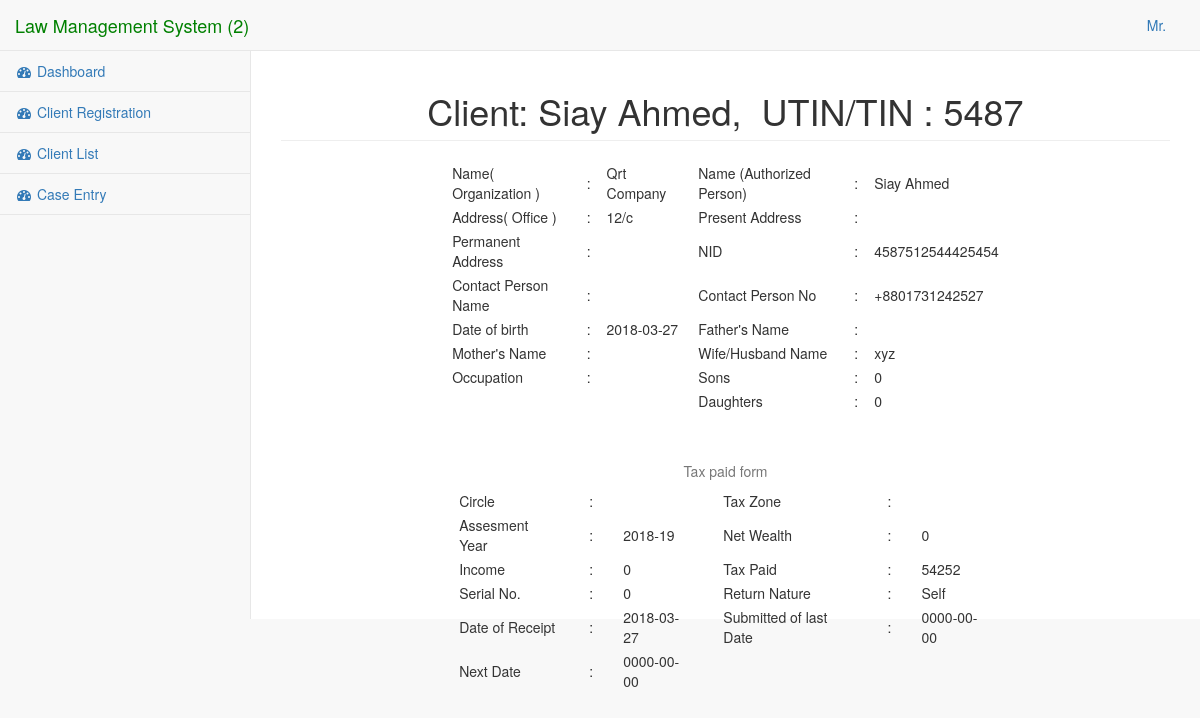
The app's page /user/record.php?id=26&utin=5487 (signed in) with its own data.
### tables this page shows
CREATE TABLE `clients` (
  `c_id` int(11) NOT NULL,
  `ad_id` int(11) NOT NULL,
  `tin` varchar(100) NOT NULL,
  `name_org` varchar(100) NOT NULL,
  `name_per` varchar(100) NOT NULL,
  `add_off` varchar(100) NOT NULL,
  `add_pre` varchar(100) NOT NULL,
  `add_per` varchar(100) NOT NULL,
  `cont_name` varchar(100) NOT NULL,
  `cont_no` varchar(100) NOT NULL,
  `nid` varchar(100) NOT NULL,
  `birth_date` date NOT NULL,
  `name_fat` varchar(100) NOT NULL,
  `name_mot` varchar(100) NOT NULL,
  `name_fia` varchar(100) NOT NULL,
  `occ` varchar(100) NOT NULL,
  `son` int(11) NOT NULL,
  `dau` int(11) NOT NULL
);

CREATE TABLE `taxes` (
  `t_id` int(11) NOT NULL,
  `tin` int(11) NOT NULL,
  `circle` varchar(100) NOT NULL,
  `tax_zone` varchar(100) NOT NULL,
  `ass_year` varchar(100) NOT NULL,
  `net_wealth` double NOT NULL,
  `income` double NOT NULL,
  `tax_paid` double NOT NULL,
  `rec_date` date NOT NULL,
  `serial` int(11) NOT NULL,
  `return_nat` varchar(100) NOT NULL,
  `sub_last_date` date NOT NULL,
  `next_date` date NOT NULL
);

### user/record.php (the view, shortened to what this page needs)
<?php include('session.php'); ?>
<!DOCTYPE html>
<html lang="en">
<head>
    <link href="vendor/bootstrap/css/bootstrap.min.css" rel="stylesheet">
    <link href="vendor/metisMenu/metisMenu.min.css" rel="stylesheet">
    <link href="dist/css/sb-admin-2.css" rel="stylesheet">
    <link href="vendor/morrisjs/morris.css" rel="stylesheet">
    <link href="vendor/font-awesome/css/font-awesome.min.css" rel="stylesheet" type="text/css">
</head>
<body>
    <div id="wrapper">
		<?php include ('include/navbar.php'); ?>
        <div id="page-wrapper">
            <div class="row">
                <div class="col-lg-12">
                    <?php
                        $tax_id = $_GET['id'];
                        $utin = $_GET['utin'];
                        $query = "select * from clients where tin = '$utin' ";
                        $result = mysqli_query($conn,$query);
                        $row = mysqli_fetch_assoc($result);
                    ?>
                    <h1 class="page-header" style="text-align:center">Client: <?=$row['name_per']?>&#44;&nbsp;&nbsp;UTIN/TIN : <?=$row['tin']?></h1>
                </div>
            </div>
            <div class="col-md-2"></div>
            <div class="col-md-8">
            <table id="det">
                <tr><td>Name( Organization )</td><td>:</td><td><?=$row['name_org']?></td><td>Name (Authorized Person)</td><td>:</td><td><?=$row['name_per']?></td></tr>
                <tr><td>Address( Office )</td><td>:</td><td><?=$row['add_off']?></td><td>Present Address</td><td>:</td><td><?=$row['add_pre']?></td></tr>
                <tr><td>Permanent Address</td><td>:</td><td><?=$row['add_per']?></td><td>NID</td><td>:</td><td><?=$row['nid']?></td></tr>
                <tr><td>Contact Person Name</td><td>:</td><td><?=$row['cont_name']?></td><td>Contact Person No</td><td>:</td><td><?=$row['cont_no']?></td></tr>
                <tr><td>Date of birth</td><td>:</td><td><?=$row['birth_date']?></td><td>Father's Name</td><td>:</td><td><?=$row['name_fat']?></td></tr>
                <tr><td>Mother's Name</td><td>:</td><td><?=$row['name_mot']?></td><td>Wife/Husband Name</td><td>:</td><td><?=$row['name_fia']?></td></tr>
                <tr><td>Occupation</td><td>:</td><td><?=$row['occ']?></td><td>Sons</td><td>:</td><td><?=$row['son']?></td></tr>
                <tr><td></td><td></td><td></td><td>Daughters</td><td>:</td><td><?=$row['dau']?></td></tr>
            </table>
            <table id="net2" style="margin-top:40px">
               <caption style="text-align:center">Tax paid form</caption>
                <?php
                    $query = "select * from taxes where t_id = '$tax_id'";
                    $result = mysqli_query($conn,$query);
                    $row = mysqli_fetch_assoc($result);
                ?>
                <tr><td>Circle</td><td>:</td><td><?=$row['circle']?></td><td>Tax Zone</td><td>:</td><td><?=$row['tax_zone']?></td></tr>
                <tr><td>Assesment Year</td><td>:</td><td><?=$row['ass_year']?></td><td>Net Wealth</td><td>:</td><td><?=$row['net_wealth']?></td></tr>
                <tr><td>Income</td><td>:</td><td><?=$row['income']?></td><td>Tax Paid</td><td>:</td><td><?=$row['tax_paid']?></td></tr>
                <tr><td>Serial No.</td><td>:</td><td><?=$row['serial']?></td><td>Return Nature</td><td>:</td><td><?=$row['return_nat']?></td></tr>
                <tr><td>Date of Receipt</td><td>:</td><td><?=$row['rec_date']?></td><td>Submitted of last Date</td><td>:</td><td><?=$row['sub_last_date']?></td></tr>
                <tr><td>Next Date</td><td>:</td><td><?=$row['next_date']?></td></tr>
            </table>
             </div>
			<div class="col-md-2">
			</div>
        </div>
    </div>
</body>
</html>

### user/include/navbar.php (shortened to what this page needs)
     <nav class="navbar navbar-default navbar-static-top" role="navigation" style="margin-bottom: 0">
     <div class="navbar-header">
         <a class="navbar-brand" style="color:green;" href="dashboard.php">Law Management System (2)</a>
     </div>
     <ul class="nav navbar-top-links navbar-right">
         <li class="dropdown">
             <a class="dropdown-toggle" data-toggle="dropdown" href="">
                 Mr.&nbsp;<?=$_SESSION['advocate_name']?>
             </a>
         </li>
     </ul>
     <div class="navbar-default sidebar" role="navigation">
         <div class="sidebar-nav navbar-collapse">
             <ul class="nav" id="side-menu">
                 <li>
                     <a href="dashboard.php"><i class="fa fa-dashboard fa-fw"></i> Dashboard</a>
                 </li>
<li>
                     <a href="client_details.php"><i class="fa fa-dashboard fa-fw"></i> Client Registration</a>
                  </li>
			 <li>
                     <a href="client_list.php"><i class="fa fa-dashboard fa-fw"></i> Client List</a>
                  </li>
			 <li>
                     <a href="new_entry.php"><i class="fa fa-dashboard fa-fw"></i> Case Entry</a>
                  </li>
             </ul>
         </div>
     </div>
 </nav>

### user/record.php (style rules this page uses)
#det td { padding: 2px 8px 2px 8px; }
#net2 td { padding: 2px 15px 2px 15px; }

### records on screen
clients: name_per "Siay Ahmed", tin "5487", name_org "Qrt Company", add_off "12/c", nid "4587512544425454", cont_no "+8801731242527", birth_date "2018-03-27", name_fia "xyz", son "0", dau "0"
taxes: ass_year "2018-19", net_wealth "0", income "0", tax_paid "54252", serial "0", return_nat "Self", rec_date "2018-03-27", sub_last_date "0000-00-00", next_date "0000-00-00"
